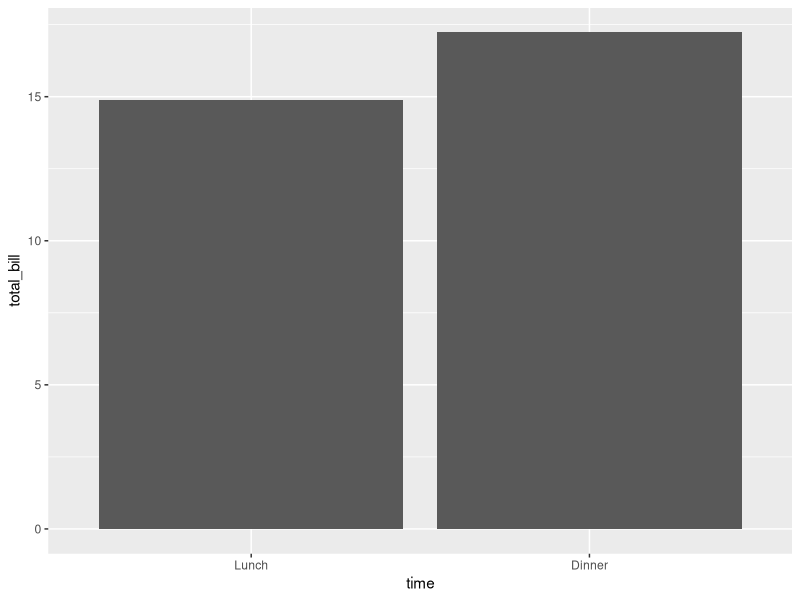

R code for this plot:
## ---- chunk 1

dat <- data.frame(
  time = factor(c("Lunch","Dinner"), levels=c("Lunch","Dinner")),
  total_bill = c(14.89, 17.23)
)
knitr::kable(dat)
## ---- chunk 2
library(ggplot2)
ggplot(data=dat, aes(x=time, y=total_bill)) +
  geom_bar(stat="identity")
